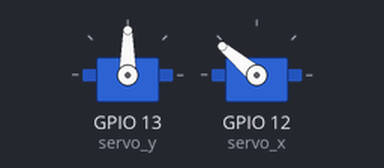
This sketch was run on a simulated ESP32. Parts: 2 × servo.

Above: at 2.05 s.
At 2.9 s:
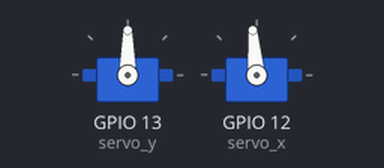
At 3.75 s:
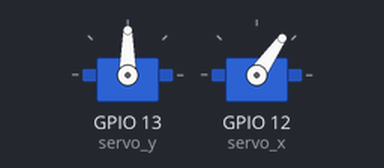
At 5.45 s:
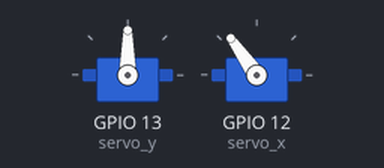
Timing chart, 0 to 10.7 s (numbered marks = the images above):
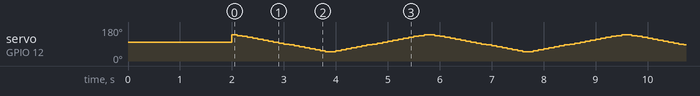

The sketch:

for_test.ino
```cpp
#include <ESP32Servo.h>

Servo servo_y;

Servo servo_x;
int delay_amt = 1000;
int middle_y = 90;
int max_left_y = 130;
int max_right_y = 40;

int middle_x = 100;
int max_left_x = 50;
int max_right_x = 140;

void setup() {
  // put your setup code here, to run once:

  servo_y.attach(13);
  servo_x.attach(12);
  servo_x.write(middle_x);
  servo_y.write(middle_y);
  delay(2000);

}

void loop() {
  // put your main code here, to run repeatedly:
  for(int i = max_right_x; i >= max_left_x; i -= 5)
  {
    servo_x.write(i);
    delay(100);
  }
  for(int i = max_left_x; i <= max_right_x; i += 5)
  {
    servo_x.write(i);
    delay(100);
  }


}
```
